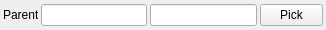
<?xml version="1.0" encoding="UTF-8"?>
<ui version="4.0">
 <class>Form</class>
 <widget class="QWidget" name="Form">
  <property name="geometry">
   <rect>
    <x>0</x>
    <y>0</y>
    <width>326</width>
    <height>30</height>
   </rect>
  </property>
  <property name="windowTitle">
   <string>Form</string>
  </property>
  <layout class="QGridLayout" name="gridLayout">
   <property name="margin">
    <number>3</number>
   </property>
   <property name="spacing">
    <number>3</number>
   </property>
   <item row="1" column="3">
    <widget class="QPushButton" name="uiPickBTN">
     <property name="sizePolicy">
      <sizepolicy hsizetype="Fixed" vsizetype="Fixed">
       <horstretch>0</horstretch>
       <verstretch>0</verstretch>
      </sizepolicy>
     </property>
     <property name="minimumSize">
      <size>
       <width>63</width>
       <height>0</height>
      </size>
     </property>
     <property name="maximumSize">
      <size>
       <width>63</width>
       <height>16777215</height>
      </size>
     </property>
     <property name="text">
      <string>Pick</string>
     </property>
    </widget>
   </item>
   <item row="1" column="0">
    <widget class="QLabel" name="label_3">
     <property name="sizePolicy">
      <sizepolicy hsizetype="Fixed" vsizetype="Preferred">
       <horstretch>0</horstretch>
       <verstretch>0</verstretch>
      </sizepolicy>
     </property>
     <property name="minimumSize">
      <size>
       <width>35</width>
       <height>0</height>
      </size>
     </property>
     <property name="maximumSize">
      <size>
       <width>35</width>
       <height>16777215</height>
      </size>
     </property>
     <property name="text">
      <string>Parent</string>
     </property>
    </widget>
   </item>
   <item row="1" column="1">
    <widget class="QLineEdit" name="uiKey">
     <property name="enabled">
      <bool>true</bool>
     </property>
    </widget>
   </item>
   <item row="1" column="2">
    <widget class="QLineEdit" name="uiSlot"/>
   </item>
  </layout>
 </widget>
 <resources/>
 <connections/>
</ui>
